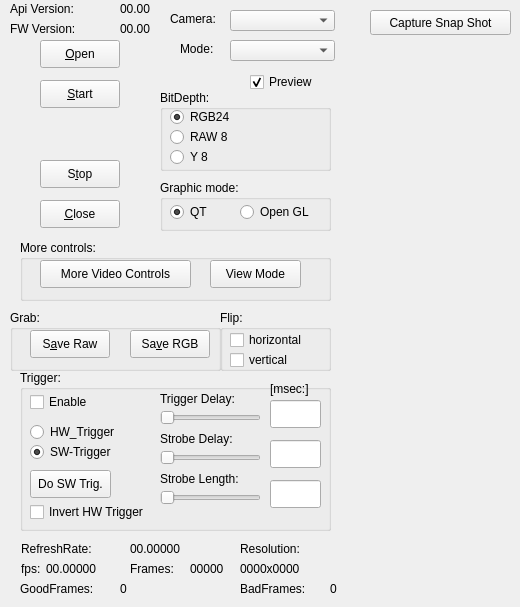
    <widget class="QWidget" name="tab_Vision">
     <attribute name="title">
      <string>Vision</string>
     </attribute>
     <widget class="QComboBox" name="comboBoxCam">
      <property name="geometry">
       <rect>
        <x>230</x>
        <y>10</y>
        <width>105</width>
        <height>21</height>
       </rect>
      </property>
     </widget>
     <widget class="QLabel" name="label_2">
      <property name="geometry">
       <rect>
        <x>170</x>
        <y>10</y>
        <width>61</width>
        <height>18</height>
       </rect>
      </property>
      <property name="text">
       <string>Camera:</string>
      </property>
     </widget>
     <widget class="QLabel" name="label_3">
      <property name="geometry">
       <rect>
        <x>10</x>
        <y>0</y>
        <width>81</width>
        <height>18</height>
       </rect>
      </property>
      <property name="text">
       <string>Api Version:</string>
      </property>
     </widget>
     <widget class="QLabel" name="labelVers">
      <property name="geometry">
       <rect>
        <x>120</x>
        <y>0</y>
        <width>41</width>
        <height>18</height>
       </rect>
      </property>
      <property name="text">
       <string>00.00</string>
      </property>
     </widget>
     <widget class="QLabel" name="label_6">
      <property name="geometry">
       <rect>
        <x>10</x>
        <y>20</y>
        <width>81</width>
        <height>18</height>
       </rect>
      </property>
      <property name="text">
       <string>FW Version:</string>
      </property>
     </widget>
     <widget class="QLabel" name="labelFWVersion">
      <property name="geometry">
       <rect>
        <x>120</x>
        <y>20</y>
        <width>54</width>
        <height>18</height>
       </rect>
      </property>
      <property name="text">
       <string>00.00</string>
      </property>
     </widget>
     <widget class="QLabel" name="label_9">
      <property name="geometry">
       <rect>
        <x>180</x>
        <y>40</y>
        <width>54</width>
        <height>18</height>
       </rect>
      </property>
      <property name="text">
       <string>Mode:</string>
      </property>
     </widget>
     <widget class="QComboBox" name="comboBoxMode">
      <property name="geometry">
       <rect>
        <x>230</x>
        <y>40</y>
        <width>105</width>
        <height>21</height>
       </rect>
      </property>
     </widget>
     <widget class="QCheckBox" name="checkBoxPreview">
      <property name="geometry">
       <rect>
        <x>250</x>
        <y>70</y>
        <width>80</width>
        <height>24</height>
       </rect>
      </property>
      <property name="text">
       <string>Preview</string>
      </property>
      <property name="checked">
       <bool>true</bool>
      </property>
     </widget>
     <widget class="QPushButton" name="pushButtonOpen">
      <property name="geometry">
       <rect>
        <x>40</x>
        <y>40</y>
        <width>80</width>
        <height>28</height>
       </rect>
      </property>
      <property name="text">
       <string>&amp;Open</string>
      </property>
     </widget>
     <widget class="QPushButton" name="pushButtonStart">
      <property name="geometry">
       <rect>
        <x>40</x>
        <y>80</y>
        <width>80</width>
        <height>28</height>
       </rect>
      </property>
      <property name="text">
       <string>&amp;Start</string>
      </property>
     </widget>
     <widget class="QPushButton" name="pushButtonStop">
      <property name="geometry">
       <rect>
        <x>40</x>
        <y>160</y>
        <width>80</width>
        <height>28</height>
       </rect>
      </property>
      <property name="text">
       <string>S&amp;top</string>
      </property>
     </widget>
     <widget class="QPushButton" name="pushButtonClose">
      <property name="geometry">
       <rect>
        <x>40</x>
        <y>200</y>
        <width>80</width>
        <height>28</height>
       </rect>
      </property>
      <property name="text">
       <string>&amp;Close</string>
      </property>
     </widget>
     <widget class="QGroupBox" name="groupBox_BitDepth">
      <property name="geometry">
       <rect>
        <x>160</x>
        <y>90</y>
        <width>171</width>
        <height>81</height>
       </rect>
      </property>
      <property name="title">
       <string>BitDepth:</string>
      </property>
      <widget class="QRadioButton" name="radioButton24bit">
       <property name="geometry">
        <rect>
         <x>10</x>
         <y>15</y>
         <width>71</width>
         <height>24</height>
        </rect>
       </property>
       <property name="text">
        <string>RGB24</string>
       </property>
       <property name="checked">
        <bool>true</bool>
       </property>
      </widget>
      <widget class="QRadioButton" name="radioButton8bit">
       <property name="geometry">
        <rect>
         <x>10</x>
         <y>35</y>
         <width>71</width>
         <height>24</height>
        </rect>
       </property>
       <property name="text">
        <string>RAW 8</string>
       </property>
      </widget>
      <widget class="QRadioButton" name="radioButton8bitY">
       <property name="geometry">
        <rect>
         <x>10</x>
         <y>55</y>
         <width>51</width>
         <height>24</height>
        </rect>
       </property>
       <property name="text">
        <string>Y 8</string>
       </property>
      </widget>
     </widget>
     <widget class="QGroupBox" name="groupBoxGraphicMode">
      <property name="geometry">
       <rect>
        <x>160</x>
        <y>180</y>
        <width>171</width>
        <height>51</height>
       </rect>
      </property>
      <property name="title">
       <string>Graphic mode:</string>
      </property>
      <widget class="QRadioButton" name="radioButtonGraphicQT">
       <property name="geometry">
        <rect>
         <x>10</x>
         <y>20</y>
         <width>51</width>
         <height>24</height>
        </rect>
       </property>
       <property name="text">
        <string>QT</string>
       </property>
       <property name="checked">
        <bool>true</bool>
       </property>
      </widget>
      <widget class="QRadioButton" name="radioButtonGraphicGL">
       <property name="geometry">
        <rect>
         <x>80</x>
         <y>20</y>
         <width>91</width>
         <height>24</height>
        </rect>
       </property>
       <property name="text">
        <string>Open GL</string>
       </property>
      </widget>
     </widget>
     <widget class="QGroupBox" name="groupBox">
      <property name="geometry">
       <rect>
        <x>20</x>
        <y>240</y>
        <width>311</width>
        <height>61</height>
       </rect>
      </property>
      <property name="title">
       <string>More controls:</string>
      </property>
      <widget class="QPushButton" name="pushButtonVideoControls">
       <property name="geometry">
        <rect>
         <x>20</x>
         <y>20</y>
         <width>151</width>
         <height>28</height>
        </rect>
       </property>
       <property name="text">
        <string>More Video Controls</string>
       </property>
      </widget>
      <widget class="QPushButton" name="pushButtonViewMode">
       <property name="geometry">
        <rect>
         <x>190</x>
         <y>20</y>
         <width>91</width>
         <height>28</height>
        </rect>
       </property>
       <property name="text">
        <string>View Mode</string>
       </property>
      </widget>
     </widget>
     <widget class="QGroupBox" name="groupBoxFlip">
      <property name="geometry">
       <rect>
        <x>220</x>
        <y>310</y>
        <width>111</width>
        <height>61</height>
       </rect>
      </property>
      <property name="title">
       <string>Flip:</string>
      </property>
      <widget class="QCheckBox" name="checkBoxFlipH">
       <property name="geometry">
        <rect>
         <x>10</x>
         <y>18</y>
         <width>101</width>
         <height>24</height>
        </rect>
       </property>
       <property name="text">
        <string>horizontal</string>
       </property>
      </widget>
      <widget class="QCheckBox" name="checkBoxFlipV">
       <property name="geometry">
        <rect>
         <x>10</x>
         <y>38</y>
         <width>81</width>
         <height>24</height>
        </rect>
       </property>
       <property name="text">
        <string>vertical</string>
       </property>
      </widget>
     </widget>
     <widget class="QGroupBox" name="groupBoxGrab">
      <property name="geometry">
       <rect>
        <x>10</x>
        <y>310</y>
        <width>211</width>
        <height>61</height>
       </rect>
      </property>
      <property name="title">
       <string>Grab:</string>
      </property>
      <widget class="QPushButton" name="pushButtonSaveRaw">
       <property name="geometry">
        <rect>
         <x>20</x>
         <y>20</y>
         <width>80</width>
         <height>28</height>
        </rect>
       </property>
       <property name="text">
        <string>S&amp;ave Raw</string>
       </property>
      </widget>
      <widget class="QPushButton" name="pushButtonSaveRGB">
       <property name="enabled">
        <bool>true</bool>
       </property>
       <property name="geometry">
        <rect>
         <x>120</x>
         <y>20</y>
         <width>80</width>
         <height>28</height>
        </rect>
       </property>
       <property name="text">
        <string>Sa&amp;ve RGB</string>
       </property>
      </widget>
     </widget>
     <widget class="QGroupBox" name="groupBoxTrigger">
      <property name="geometry">
       <rect>
        <x>20</x>
        <y>370</y>
        <width>311</width>
        <height>161</height>
       </rect>
      </property>
      <property name="title">
       <string>Trigger:</string>
      </property>
      <widget class="QRadioButton" name="radioButtonSWTrigger">
       <property name="geometry">
        <rect>
         <x>10</x>
         <y>70</y>
         <width>101</width>
         <height>24</height>
        </rect>
       </property>
       <property name="text">
        <string>SW-Trigger</string>
       </property>
       <property name="checked">
        <bool>true</bool>
       </property>
      </widget>
      <widget class="QRadioButton" name="radioButtonHWTrigger">
       <property name="geometry">
        <rect>
         <x>10</x>
         <y>50</y>
         <width>111</width>
         <height>24</height>
        </rect>
       </property>
       <property name="text">
        <string>HW_Trigger</string>
       </property>
      </widget>
      <widget class="QCheckBox" name="checkBoxTrigger">
       <property name="geometry">
        <rect>
         <x>10</x>
         <y>20</y>
         <width>71</width>
         <height>24</height>
        </rect>
       </property>
       <property name="text">
        <string>Enable</string>
       </property>
      </widget>
      <widget class="QPushButton" name="pushButtonSWTrigger">
       <property name="geometry">
        <rect>
         <x>10</x>
         <y>100</y>
         <width>81</width>
         <height>28</height>
        </rect>
       </property>
       <property name="text">
        <string>Do SW Trig.</string>
       </property>
      </widget>
      <widget class="QLabel" name="label_7">
       <property name="geometry">
        <rect>
         <x>140</x>
         <y>20</y>
         <width>91</width>
         <height>18</height>
        </rect>
       </property>
       <property name="text">
        <string>Trigger Delay:</string>
       </property>
      </widget>
      <widget class="QSlider" name="SliderTriggerDelay">
       <property name="geometry">
        <rect>
         <x>140</x>
         <y>40</y>
         <width>101</width>
         <height>16</height>
        </rect>
       </property>
       <property name="orientation">
        <enum>Qt::Horizontal</enum>
       </property>
      </widget>
      <widget class="QLabel" name="label_10">
       <property name="geometry">
        <rect>
         <x>140</x>
         <y>60</y>
         <width>91</width>
         <height>18</height>
        </rect>
       </property>
       <property name="text">
        <string>Strobe Delay:</string>
       </property>
      </widget>
      <widget class="QSlider" name="SliderStrobeDelay">
       <property name="geometry">
        <rect>
         <x>140</x>
         <y>80</y>
         <width>101</width>
         <height>16</height>
        </rect>
       </property>
       <property name="orientation">
        <enum>Qt::Horizontal</enum>
       </property>
      </widget>
      <widget class="QLabel" name="label_11">
       <property name="geometry">
        <rect>
         <x>140</x>
         <y>100</y>
         <width>101</width>
         <height>18</height>
        </rect>
       </property>
       <property name="text">
        <string>Strobe Length:</string>
       </property>
      </widget>
      <widget class="QSlider" name="SliderStrobeLength">
       <property name="geometry">
        <rect>
         <x>140</x>
         <y>120</y>
         <width>101</width>
         <height>16</height>
        </rect>
       </property>
       <property name="orientation">
        <enum>Qt::Horizontal</enum>
       </property>
      </widget>
      <widget class="QLineEdit" name="EditTriggerDelay">
       <property name="geometry">
        <rect>
         <x>250</x>
         <y>30</y>
         <width>51</width>
         <height>28</height>
        </rect>
       </property>
      </widget>
      <widget class="QLineEdit" name="EditStrobeDelay">
       <property name="geometry">
        <rect>
         <x>250</x>
         <y>70</y>
         <width>51</width>
         <height>28</height>
        </rect>
       </property>
      </widget>
      <widget class="QLineEdit" name="EditStrobeLength">
       <property name="geometry">
        <rect>
         <x>250</x>
         <y>110</y>
         <width>51</width>
         <height>28</height>
        </rect>
       </property>
      </widget>
      <widget class="QLabel" name="label_12">
       <property name="geometry">
        <rect>
         <x>250</x>
         <y>10</y>
         <width>54</width>
         <height>18</height>
        </rect>
       </property>
       <property name="text">
        <string>[msec:]</string>
       </property>
      </widget>
      <widget class="QCheckBox" name="checkBoxInvertHWTrigger">
       <property name="geometry">
        <rect>
         <x>10</x>
         <y>130</y>
         <width>151</width>
         <height>24</height>
        </rect>
       </property>
       <property name="text">
        <string>Invert HW Trigger</string>
       </property>
      </widget>
     </widget>
     <widget class="QLabel" name="label_BadFrames">
      <property name="geometry">
       <rect>
        <x>330</x>
        <y>580</y>
        <width>54</width>
        <height>18</height>
       </rect>
      </property>
      <property name="text">
       <string>0</string>
      </property>
     </widget>
     <widget class="QLabel" name="label_4">
      <property name="geometry">
       <rect>
        <x>20</x>
        <y>580</y>
        <width>91</width>
        <height>18</height>
       </rect>
      </property>
      <property name="text">
       <string>GoodFrames:</string>
      </property>
     </widget>
     <widget class="QLabel" name="label_8">
      <property name="geometry">
       <rect>
        <x>240</x>
        <y>540</y>
        <width>81</width>
        <height>18</height>
       </rect>
      </property>
      <property name="text">
       <string>Resolution:</string>
      </property>
     </widget>
     <widget class="QLabel" name="label_fpsRefresh">
      <property name="geometry">
       <rect>
        <x>130</x>
        <y>540</y>
        <width>71</width>
        <height>18</height>
       </rect>
      </property>
      <property name="text">
       <string>00.00000</string>
      </property>
     </widget>
     <widget class="QLabel" name="label_5">
      <property name="geometry">
       <rect>
        <x>21</x>
        <y>560</y>
        <width>21</width>
        <height>18</height>
       </rect>
      </property>
      <property name="text">
       <string>fps:</string>
      </property>
     </widget>
     <widget class="QLabel" name="label_13">
      <property name="geometry">
       <rect>
        <x>130</x>
        <y>560</y>
        <width>61</width>
        <height>18</height>
       </rect>
      </property>
      <property name="text">
       <string>Frames:</string>
      </property>
     </widget>
     <widget class="QLabel" name="label_fps">
      <property name="geometry">
       <rect>
        <x>46</x>
        <y>560</y>
        <width>71</width>
        <height>18</height>
       </rect>
      </property>
      <property name="text">
       <string>00.00000</string>
      </property>
     </widget>
     <widget class="QLabel" name="label_14">
      <property name="geometry">
       <rect>
        <x>21</x>
        <y>540</y>
        <width>91</width>
        <height>18</height>
       </rect>
      </property>
      <property name="text">
       <string>RefreshRate:</string>
      </property>
     </widget>
     <widget class="QLabel" name="label_15">
      <property name="geometry">
       <rect>
        <x>240</x>
        <y>580</y>
        <width>81</width>
        <height>18</height>
       </rect>
      </property>
      <property name="text">
       <string>BadFrames:</string>
      </property>
     </widget>
     <widget class="QLabel" name="labelFrames">
      <property name="geometry">
       <rect>
        <x>190</x>
        <y>560</y>
        <width>51</width>
        <height>18</height>
       </rect>
      </property>
      <property name="text">
       <string>00000</string>
      </property>
     </widget>
     <widget class="QLabel" name="labelRes">
      <property name="geometry">
       <rect>
        <x>240</x>
        <y>560</y>
        <width>81</width>
        <height>18</height>
       </rect>
      </property>
      <property name="text">
       <string>0000x0000</string>
      </property>
     </widget>
     <widget class="QLabel" name="label_GoodFrames">
      <property name="geometry">
       <rect>
        <x>120</x>
        <y>580</y>
        <width>54</width>
        <height>18</height>
       </rect>
      </property>
      <property name="text">
       <string>0</string>
      </property>
     </widget>
     <widget class="QPushButton" name="pushButtonSnapShot">
      <property name="geometry">
       <rect>
        <x>370</x>
        <y>10</y>
        <width>141</width>
        <height>25</height>
       </rect>
      </property>
      <property name="text">
       <string>Capture Snap Shot</string>
      </property>
     </widget>
    </widget>
